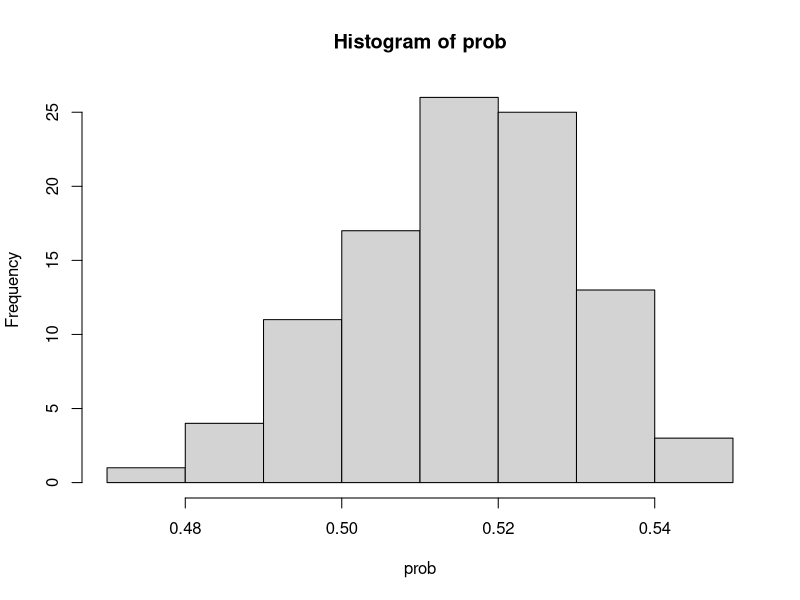

Write the R code that produced this figure.
#Para entender en qué consiste la estimación puntual se propone resolver un ejemplo clásico: la paradoja de Mèré. Aunque no está claro cuanto hay de cierto en la historia, se cree que el Caballero de Mèré era muy aficionado al juego y que, basándose en su propia experiencia, proponía la siguiente apuesta: De Mèré gana si al tirar 4 veces un dado sale al menos un 6.
#1.¿Cómo estimarías la probabilidad de ganar el juego? 
#2.¿Cómo generarías una muestra?
#3. ¿Cuál es la distribución en el muestreo del estimador? 
#4.¿Sabrías calcular la probabilidad de ganar el juego?

#Dada una población con una distribución cualquiera.
#a.1. Aleatoriamente obtenemos varias m.a.s. de esa población. Calculamos sus medias. 
#a.2. Construimos la gráfica de la distribución de frecuencias de las medias.
#a.3. Esta distribución de medias sigue una ‘Normal’

#Aplicar estos pasos en el caso de una distribución binomial(10, 0.25), uniforme(0,1), Poisson(2) para muestras de tamaño 5,30 y 50 y número de repeticiones igual a 106
#Aplicar el teorema central del límite con 100 repeticiones y 1000 partidas y con 100 repeticiones 100000 partidas.



npartidas <- 1000
nveces <- 4
nrepeticiones <- 100

dados <- matrix(sample(1:6, npartidas*nveces, replace=TRUE), ncol = nveces)
ganadas <- sum(apply(dados == 6, 1, sum) >= 1)
probest <- ganadas/npartidas
prob <- NA
for (i in 1 : nrepeticiones){
    dados <- matrix(sample(1:6, npartidas*nveces, replace=TRUE), ncol = nveces)
    ganadas <- sum(apply(dados == 6, 1, sum) >= 1)
    prob [i]<- ganadas/npartidas}
hist(prob)
